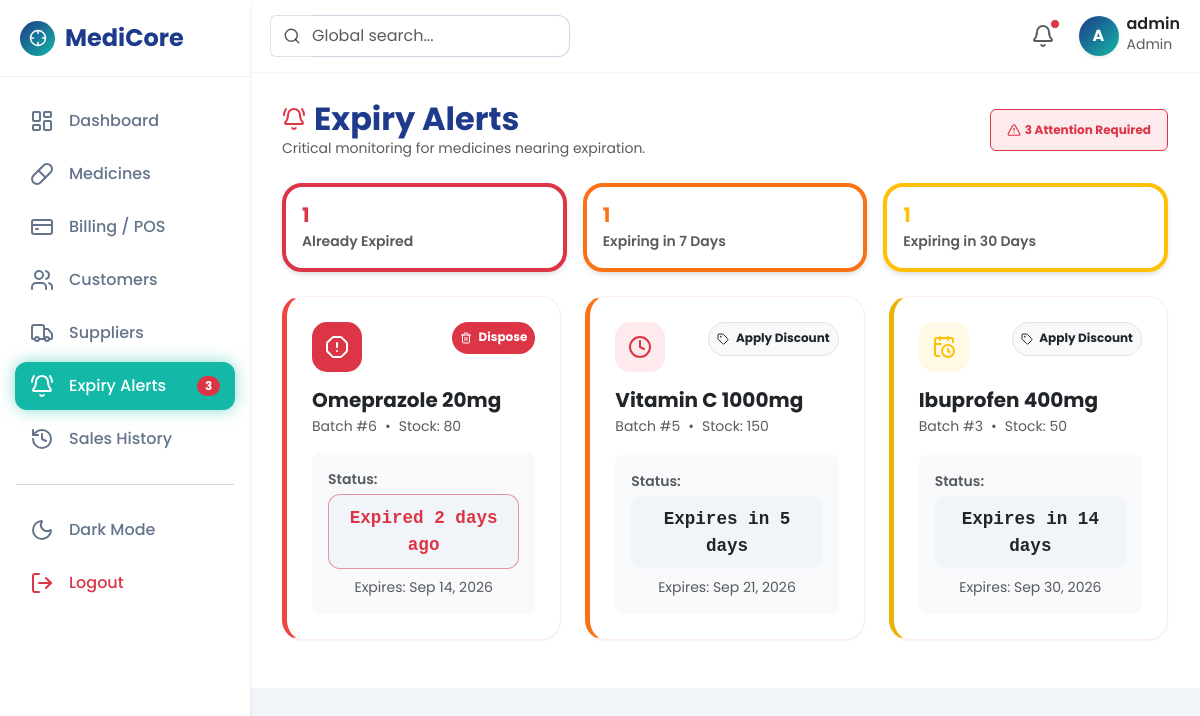
The app's page /alerts.php (signed in) with its own data.
### tables this page shows
CREATE TABLE IF NOT EXISTS medicines (
    id INT AUTO_INCREMENT PRIMARY KEY,
    name VARCHAR(100) NOT NULL,
    category VARCHAR(50) NOT NULL,
    quantity INT NOT NULL DEFAULT 0,
    price DECIMAL(10, 2) NOT NULL,
    supplier_id INT,
    expiry_date DATE NOT NULL,
    created_at TIMESTAMP DEFAULT CURRENT_TIMESTAMP,
    FOREIGN KEY (supplier_id) REFERENCES suppliers(id) ON DELETE SET NULL
);

### alerts.php (the view, shortened to what this page needs)
<?php
require_once 'includes/db.php';
require_once 'includes/header.php';
require_once 'includes/sidebar.php';
$allAlerts = $pdo->query("
    SELECT * FROM medicines
    WHERE expiry_date <= DATE_ADD(CURDATE(), INTERVAL 30 DAY)
    ORDER BY expiry_date ASC
")->fetchAll();
$today = new DateTime('midnight');
?>
<div class="container-fluid">
    <div class="d-flex justify-content-between align-items-center mb-4 mt-2" data-aos="fade-down">
        <div>
            <h2 class="fw-bold text-deep-blue m-0 d-flex align-items-center gap-2">
                <i data-lucide="bell-ring" class="text-danger"></i> Expiry Alerts
            </h2>
            <p class="text-muted small mb-0">Critical monitoring for medicines nearing expiration.</p>
        </div>
        <div class="d-flex gap-2">
            <a href="alerts.php?filter=all" class="text-decoration-none">
                <span class="badge bg-danger bg-opacity-10 text-danger border border-danger px-3 py-2 d-flex align-items-center gap-1 hover-effect">
                    <i data-lucide="alert-triangle" width="14"></i> <?= count($allAlerts) ?> Attention Required
                </span>
            </a>
        </div>
    </div>
    <div class="row g-3 mb-4" data-aos="fade-up">
        <?php
            $count7 = 0; $count30 = 0; $countExpired = 0;
            $filteredAlerts = [];
            foreach($allAlerts as $m) {
                $exp = new DateTime($m['expiry_date']);
                $diff = $today->diff($exp)->invert ? -$today->diff($exp)->days : $today->diff($exp)->days;
                if($diff < 0) $countExpired++;
                elseif($diff <= 7) $count7++;
                else $count30++;
                $include = true;
                if ($include) {
                    $filteredAlerts[] = $m;
                }
            }
            $alerts = $filteredAlerts;
        ?>
        <div class="col-md-4">
            <a href="alerts.php?filter=expired" class="text-decoration-none d-block">
                <div class="glass-card p-3 border-start border-4 border-danger hover-effect">
                    <h5 class="fw-bold text-danger mb-1"><?= $countExpired ?></h5>
                    <p class="text-muted small mb-0 fw-semibold">Already Expired</p>
                </div>
            </a>
        </div>
        <div class="col-md-4">
            <a href="alerts.php?filter=7days" class="text-decoration-none d-block">
                <div class="glass-card p-3 border-start border-4 border-warning hover-effect" style="border-color: #F97316 !important;">
                    <h5 class="fw-bold mb-1" style="color: #F97316"><?= $count7 ?></h5>
                    <p class="text-muted small mb-0 fw-semibold">Expiring in 7 Days</p>
                </div>
            </a>
        </div>
        <div class="col-md-4">
            <a href="alerts.php?filter=30days" class="text-decoration-none d-block">
                <div class="glass-card p-3 border-start border-4 border-warning hover-effect">
                    <h5 class="fw-bold text-warning mb-1"><?= $count30 ?></h5>
                    <p class="text-muted small mb-0 fw-semibold">Expiring in 30 Days</p>
                </div>
            </a>
        </div>
    </div>
    <div class="row g-4" data-aos="fade-up" data-aos-delay="100">
        <?php foreach($alerts as $alert):
            $expDate = new DateTime($alert['expiry_date']);
            $interval = $today->diff($expDate);
            $days = $interval->invert ? -$interval->days : $interval->days;
            if ($days < 0) {
                $severityClass = 'severity-high';
                $iconClass = 'bg-danger text-white pulse-bg';
                $icon = 'alert-octagon';
                $statusText = 'Expired ' . abs($days) . ' days ago';
            } elseif ($days === 0) {
                $severityClass = 'severity-high';
                $iconClass = 'bg-danger text-white pulse-bg';
                $icon = 'alert-triangle';
                $statusText = 'Expires TODAY';
                $timeClass = 'text-danger';
            } elseif ($days <= 7) {
                $severityClass = 'severity-med';
                $iconClass = 'bg-opacity-10 text-danger bg-danger';
                $icon = 'clock';
                $statusText = "Expires in $days days";
            } else {
                $severityClass = 'severity-low';
                $iconClass = 'bg-opacity-10 text-warning bg-warning';
                $icon = 'calendar-clock';
                $statusText = "Expires in $days days";
            }
        ?>
        <div class="col-md-6 col-lg-4">
            <div class="alert-card <?= $severityClass ?> h-100 d-flex flex-column">
                <div class="d-flex justify-content-between align-items-start mb-3">
                    <div class="alert-icon-wrapper <?= $iconClass ?>">
                        <i data-lucide="<?= $icon ?>" width="24"></i>
                    </div>
                    <?php if($days <= 0): ?>
                        <a href="action_dispose.php?id=<?= $alert['id'] ?>" target="_blank" class="text-decoration-none">
                            <span class="badge bg-danger rounded-pill px-2 py-1"><i data-lucide="trash-2" width="12" class="me-1"></i> Dispose</span>
                        </a>
                    <?php else: ?>
                        <a href="action_discount.php?id=<?= $alert['id'] ?>" target="_blank" class="text-decoration-none">
                            <span class="badge bg-light text-dark border rounded-pill px-2 py-1 hover-effect"><i data-lucide="tag" width="12" class="me-1"></i> Apply Discount</span>
                        </a>
                    <?php endif; ?>
                </div>
                <h5 class="fw-bold text-dark mb-1"><?= htmlspecialchars($alert['name']) ?></h5>
                <div class="mb-3 d-flex gap-2 text-muted small">
                    <span>Batch #<?= $alert['id'] ?></span> •
                    <span>Stock: <?= $alert['quantity'] ?></span>
                </div>
                <div class="mt-auto bg-light rounded-3 p-3">
                    <p class="small text-muted fw-semibold mb-1">Status:</p>
                    <div class="countdown-box w-100 text-center <?= $days <= 0 ? 'border border-danger border-opacity-50 text-danger' : 'text-dark' ?>">
                        <?= $statusText ?>
                    </div>
                    <div class="text-center mt-2 small text-muted">
                        Expires: <?= date('M d, Y', strtotime($alert['expiry_date'])) ?>
                    </div>
                </div>
            </div>
        </div>
        <?php endforeach; ?>
    </div>
</div>
<?php require_once 'includes/footer.php'; ?>

### css/style.css (style rules this page uses)
:root { --primary-deep-blue: #1E3A8A; --primary-teal: #14B8A6; --primary-white: #F8FAFC; --accent-purple: #8B5CF6; --text-dark: #1E293B; --text-light: #F8FAFC; --text-muted: #64748B; --bg-body: #F1F5F9; --bg-gradient: linear-gradient(135deg, #1E3A8A 0%, #14B8A6 100%); --shadow-sm: 0 1px 2px 0 rgba(0, 0, 0, 0.05); --shadow-md: 0 4px 6px -1px rgba(0, 0, 0, 0.1), 0 2px 4px -1px rgba(0, 0, 0, 0.06); --shadow-lg: 0 10px 15px -3px rgba(0, 0, 0, 0.1), 0 4px 6px -2px rgba(0, 0, 0, 0.05); --shadow-glow: 0 0 15px rgba(20, 184, 166, 0.5); --transition-fast: all 0.2s ease-in-out; --transition-normal: all 0.3s ease-in-out; }
body { font-family: 'Poppins', sans-serif; background-color: var(--bg-body); color: var(--text-dark); margin: 0; padding: 0; overflow-x: hidden; transition: var(--transition-normal); }
.text-deep-blue { color: var(--primary-deep-blue); }
.glass-card { background: rgba(255, 255, 255, 0.85); backdrop-filter: blur(8px); border-radius: 20px; box-shadow: var(--shadow-md); border: 1px solid rgba(255, 255, 255, 1); transition: var(--transition-normal); }

### alerts.php (style rules this page uses)
.alert-card { background: white; border-radius: 20px; padding: 25px; box-shadow: var(--shadow-sm); transition: var(--transition-normal); border: 1px solid rgba(239, 68, 68, 0.1); position: relative; overflow: hidden; }
.severity-high { border-left: 5px solid #EF4444; }
.severity-med { border-left: 5px solid #F97316; }
.severity-low { border-left: 5px solid #EAB308; }
.alert-icon-wrapper { width: 50px; height: 50px; border-radius: 15px; display: flex; align-items: center; justify-content: center; font-size: 1.5rem; }
.pulse-bg { animation: pulseRed 2s infinite; }
.countdown-box { background: var(--bg-body); border-radius: 12px; padding: 10px 15px; display: inline-block; font-family: monospace; font-size: 1.1rem; font-weight: 600; }
.hover-effect { transition: transform 0.2s, box-shadow 0.2s; }

### records on screen
medicines: name "Omeprazole 20mg", id "6", quantity "80", expiry_date "Expired 2 days ago", expiry_date "Sep 14, 2026"
medicines: name "Vitamin C 1000mg", id "5", quantity "150", expiry_date "Expires in 5 days", expiry_date "Sep 21, 2026"
medicines: name "Ibuprofen 400mg", id "3", quantity "50", expiry_date "Expires in 14 days", expiry_date "Sep 30, 2026"

### other values on screen
substr($_SESSION['username'] ?? 'A', 0, 1) "A"
$_SESSION['username'] "admin"
$_SESSION['role'] "Admin"
count($allAlerts) "3"
$countExpired "1"
$count7 "1"
$count30 "1"
